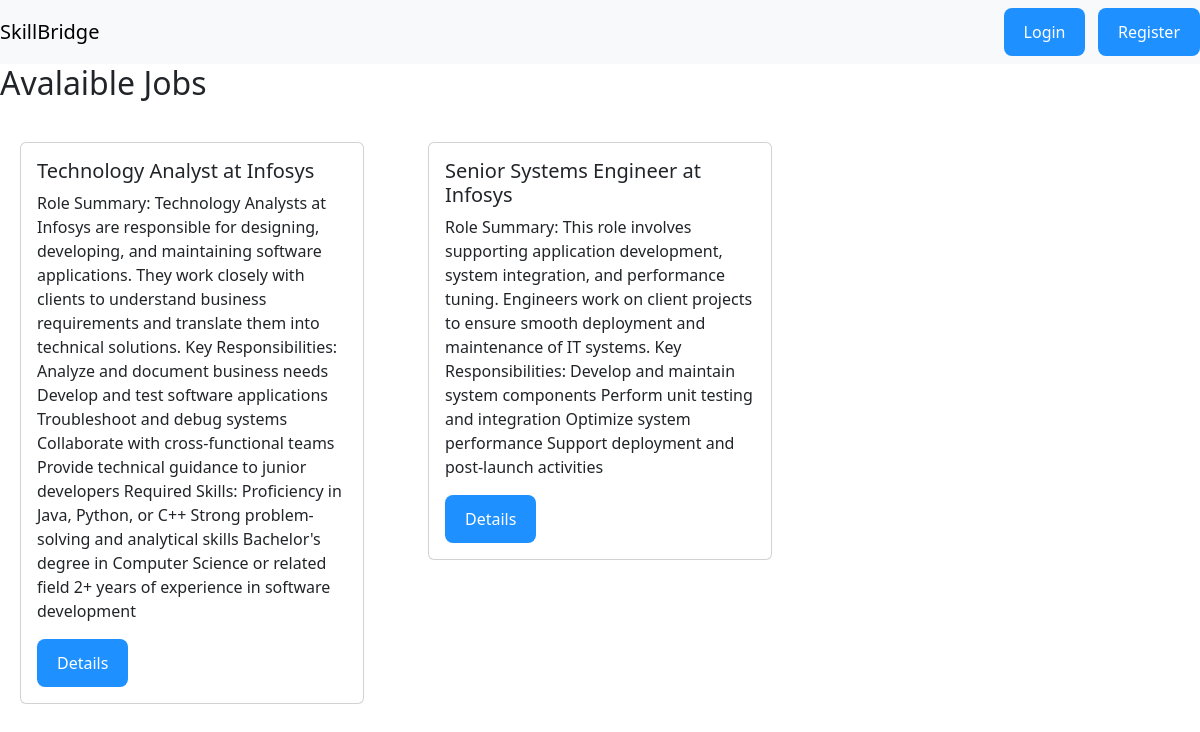
The app's page /jobs/list/ with its own data.
### jobs/models.py (models this page shows, shortened)
class JobPost(models.Model):
    employer = models.ForeignKey("accounts.User", on_delete=models.CASCADE)
    company = models.ForeignKey('accounts.Company', on_delete=models.CASCADE)
    job_title = models.CharField(max_length=100)
    job_description = models.TextField()
    location = models.CharField(max_length=100)
    salary = models.CharField(max_length=50)
    job_type = models.CharField(max_length=50, choices=(
        ('Full-Time', 'Full-Time'),
        ('Part-Time', 'Part-Time'),
        ('Other', 'Other'),
    ))
    job_category = models.CharField(max_length=50 ,default = "other", choices=(
        ('healthcare', 'Healthcare & Medical'),
        ('it', 'Information Technology & Software'),
        ('education', 'Education & Training'),
        ('finance', 'Finance & Accounting'),
        ('sales', 'Sales & Marketing'),
        ('engineering', 'Engineering & Manufacturing'),
        ('hospitality', 'Hospitality & Tourism'),
        ('transport', 'Transportation & Logistics'),
        ('legal', 'Legal & Compliance'),
        ('arts', 'Arts, Media & Design'),
        ('other','Other')
        ))
    posted_on = models.DateTimeField(auto_now_add=True)
    deadline = models.DateField(auto_now=False, auto_now_add=False,default='YYYY-MM-DD')

### accounts/models.py (models this page shows, shortened)
class Company(models.Model):
    employer =models.ForeignKey(User,on_delete=models.CASCADE)
    company_logo = models.ImageField(upload_to='logos/', height_field=None, width_field=None, max_length=None,null=True,blank=True)
    company_name = models.CharField(max_length=22,null=True,blank=True)
    company_web = models.URLField(max_length=200,null=True,blank=True)
    company_description = models.TextField(null=True,blank=True)
    company_industry =  models.CharField(max_length=50 , null=True, blank = True, choices=(
        ('healthcare', 'Healthcare & Medical'),
        ('it', 'Information Technology & Software'),
        ('education', 'Education & Training'),
        ('finance', 'Finance & Accounting'),
        ('sales', 'Sales & Marketing'),
        ('engineering', 'Engineering & Manufacturing'),
        ('hospitality', 'Hospitality & Tourism'),
        ('transport', 'Transportation & Logistics'),
        ('legal', 'Legal & Compliance'),
        ('arts', 'Arts, Media & Design'),
        ('other','Other')
        ))

### jobs/views.py (the view)
# urls.py: path('list/',views.AllJobs,name="job_list"),
def AllJobs(request):
     jobs = JobPost.objects.all()
     return render(request,'jobs/job_list.html',{'jobs':jobs})

### jobs/templates/jobs/job_list.html
{% extends "base.html" %}
{% block main %}
<h2>Avalaible Jobs</h2>
<div class="row">
    {% for job in jobs %}
  <div class="col-sm-4" style="padding: 16px;justify-content: space-around;">
      <div class="card" style="margin: 16px;">
      <div class="card-body">
        <h5 class="card-title">{{job.job_title}} at {{job.company.company_name}}</h5>
        <p class="card-text">{{job.job_description}}</p>
        <a href="{% url 'job_details' job.id %}" class="btn btn-primary">Details</a>
      </div>
    </div>
</div>
{% empty %}
<h4>Sorry, there are no jobs avalaible in </h4>
{% endfor %}
</div>
{% endblock main %}

### templates/base.html (style rules this page uses)
.btn { background: #1E90FF; color: #FFFFFF; padding: 12px 20px; border: none; border-radius: 8px; max-width:200px; }

### records on screen
JobPost: job_title "Technology Analyst", company.company_name "Infosys", job_description "Role Summary: Technology Analysts at Infosys are responsible for designing, developing, and maintaining software applications. They work closely with clients to understand business requirements and translate them into technical solutions. Key Responsibilities: Analyze and document business needs Develop and test software applications Troubleshoot and debug systems Collaborate with cross-functional teams Provide technical guidance to junior developers Required Skills: Proficiency in Java, Python, or C++ Strong problem-solving and analytical skills Bachelor's degree in Computer Science or related field 2+ years of experience in software development"
JobPost: job_title "Senior Systems Engineer", company.company_name "Infosys", job_description "Role Summary: This role involves supporting application development, system integration, and performance tuning. Engineers work on client projects to ensure smooth deployment and maintenance of IT systems. Key Responsibilities: Develop and maintain system components Perform unit testing and integration Optimize system performance Support deployment and post-launch activities"
